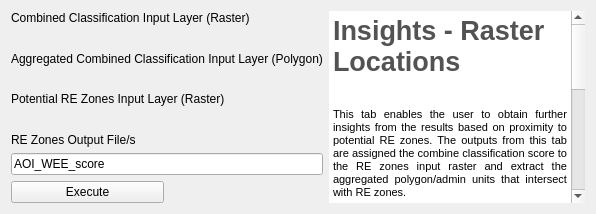
         <widget class="QWidget" name="tab_35">
          <attribute name="title">
           <string>RE Zone Raster Locations</string>
          </attribute>
          <layout class="QGridLayout" name="gridLayout_27">
           <item row="0" column="0" colspan="2">
            <widget class="QLabel" name="label_273">
             <property name="text">
              <string>Combined Classification Input Layer (Raster)</string>
             </property>
            </widget>
           </item>
           <item row="0" column="2" rowspan="9">
            <widget class="QTextEdit" name="textEdit_13">
             <property name="enabled">
              <bool>true</bool>
             </property>
             <property name="frameShape">
              <enum>QFrame::NoFrame</enum>
             </property>
             <property name="readOnly">
              <bool>true</bool>
             </property>
             <property name="html">
              <string>&lt;!DOCTYPE HTML PUBLIC &quot;-//W3C//DTD HTML 4.0//EN&quot; &quot;http://www.w3.org/TR/REC-html40/strict.dtd&quot;&gt;
&lt;html&gt;&lt;head&gt;&lt;meta name=&quot;qrichtext&quot; content=&quot;1&quot; /&gt;&lt;style type=&quot;text/css&quot;&gt;
p, li { white-space: pre-wrap; }
&lt;/style&gt;&lt;/head&gt;&lt;body style=&quot; font-family:'MS Shell Dlg 2'; font-size:8.25pt; font-weight:400; font-style:normal;&quot;&gt;
&lt;p style=&quot; margin-top:0px; margin-bottom:0px; margin-left:0px; margin-right:0px; -qt-block-indent:0; text-indent:0px;&quot;&gt;&lt;span style=&quot; font-size:20pt; font-weight:600; color:#535353;&quot;&gt;Insights - Raster Locations&lt;/span&gt;&lt;/p&gt;
&lt;p align=&quot;justify&quot; style=&quot;-qt-paragraph-type:empty; margin-top:0px; margin-bottom:0px; margin-left:0px; margin-right:0px; -qt-block-indent:0; text-indent:0px; font-size:20pt; font-weight:600; color:#535353;&quot;&gt;&lt;br /&gt;&lt;/p&gt;
&lt;p align=&quot;justify&quot; style=&quot; margin-top:0px; margin-bottom:0px; margin-left:0px; margin-right:0px; -qt-block-indent:0; text-indent:0px;&quot;&gt;&lt;span style=&quot; font-size:8pt;&quot;&gt;This tab enables the user to obtain further insights from the results based on proximity to potential RE zones. The outputs from this tab are assigned the combine classification score to the RE zones input raster and extract the aggregated polygon/admin units that intersect with RE zones.&lt;/span&gt;&lt;/p&gt;
&lt;p style=&quot; margin-top:12px; margin-bottom:12px; margin-left:0px; margin-right:0px; -qt-block-indent:0; text-indent:0px;&quot;&gt;&lt;span style=&quot; font-size:8pt; font-weight:600;&quot;&gt;Combine Classification Input Layer:&lt;/span&gt;&lt;span style=&quot; font-size:8pt;&quot;&gt; &lt;/span&gt;The combine classification output raster layer produced in step 2 of the &amp;quot;Enablement&amp;quot; tab.&lt;/p&gt;
&lt;p style=&quot; margin-top:12px; margin-bottom:12px; margin-left:0px; margin-right:0px; -qt-block-indent:0; text-indent:0px;&quot;&gt;&lt;span style=&quot; font-size:8pt; font-weight:600;&quot;&gt;Aggregated Combine Classification Input Layer: &lt;/span&gt;The aggregated combine classification output polygon layer produced in step 3 of the &amp;quot;Enablement&amp;quot; tab.&lt;/p&gt;
&lt;p style=&quot; margin-top:12px; margin-bottom:12px; margin-left:0px; margin-right:0px; -qt-block-indent:0; text-indent:0px;&quot;&gt;&lt;span style=&quot; font-size:8pt; font-weight:600;&quot;&gt;Potential RE Zones Input Layer: &lt;/span&gt;&lt;span style=&quot; font-size:8pt;&quot;&gt;A raster layer highlighting the potetial RE zones. Pixels of zones in the region that have no RE potential needs to be represented with &amp;quot;no data&amp;quot; or &amp;quot;inf&amp;quot; values in the raster file.&lt;/span&gt;&lt;/p&gt;
&lt;p style=&quot; margin-top:12px; margin-bottom:12px; margin-left:0px; margin-right:0px; -qt-block-indent:0; text-indent:0px;&quot;&gt;&lt;span style=&quot; font-size:8pt; font-weight:600;&quot;&gt;Output (RE zones): &lt;/span&gt;&lt;span style=&quot; font-size:8pt;&quot;&gt; A raster layer of the RE zones with the combine classification scores assigned to the highlited RE zones. Additionally, the aggregated polygon/admin units that intersect with RE zones are extracted along with their majority combine classification class to a new polygon layer.&lt;/span&gt;&lt;/p&gt;&lt;/body&gt;&lt;/html&gt;</string>
             </property>
            </widget>
           </item>
           <item row="1" column="0" colspan="2">
            <widget class="QgsFileWidget" name="Insights_Reclass_Input_Field"/>
           </item>
           <item row="2" column="0" colspan="2">
            <widget class="QLabel" name="label_275">
             <property name="text">
              <string>Aggregated Combined Classification Input Layer (Polygon)</string>
             </property>
            </widget>
           </item>
           <item row="3" column="0" colspan="2">
            <widget class="QgsFileWidget" name="Insights_AGGReclass_Input_Field"/>
           </item>
           <item row="4" column="0" colspan="2">
            <widget class="QLabel" name="label_264">
             <property name="text">
              <string>Potential RE Zones Input Layer (Raster)</string>
             </property>
            </widget>
           </item>
           <item row="5" column="0" colspan="2">
            <widget class="QgsFileWidget" name="Insights_RE_Input_Field"/>
           </item>
           <item row="6" column="0" colspan="2">
            <widget class="QLabel" name="label_261">
             <property name="text">
              <string>RE Zones Output File/s</string>
             </property>
            </widget>
           </item>
           <item row="7" column="0" colspan="2">
            <widget class="QgsFilterLineEdit" name="RE_Output_Field">
             <property name="text">
              <string>AOI_WEE_score</string>
             </property>
             <property name="qgisRelation" stdset="0">
              <string notr="true"/>
             </property>
            </widget>
           </item>
           <item row="8" column="0">
            <widget class="QPushButton" name="RE_Execute_PB">
             <property name="text">
              <string>Execute</string>
             </property>
            </widget>
           </item>
           <item row="8" column="1">
            <widget class="QLabel" name="REzone_status">
             <property name="text">
              <string/>
             </property>
            </widget>
           </item>
          </layout>
         </widget>
